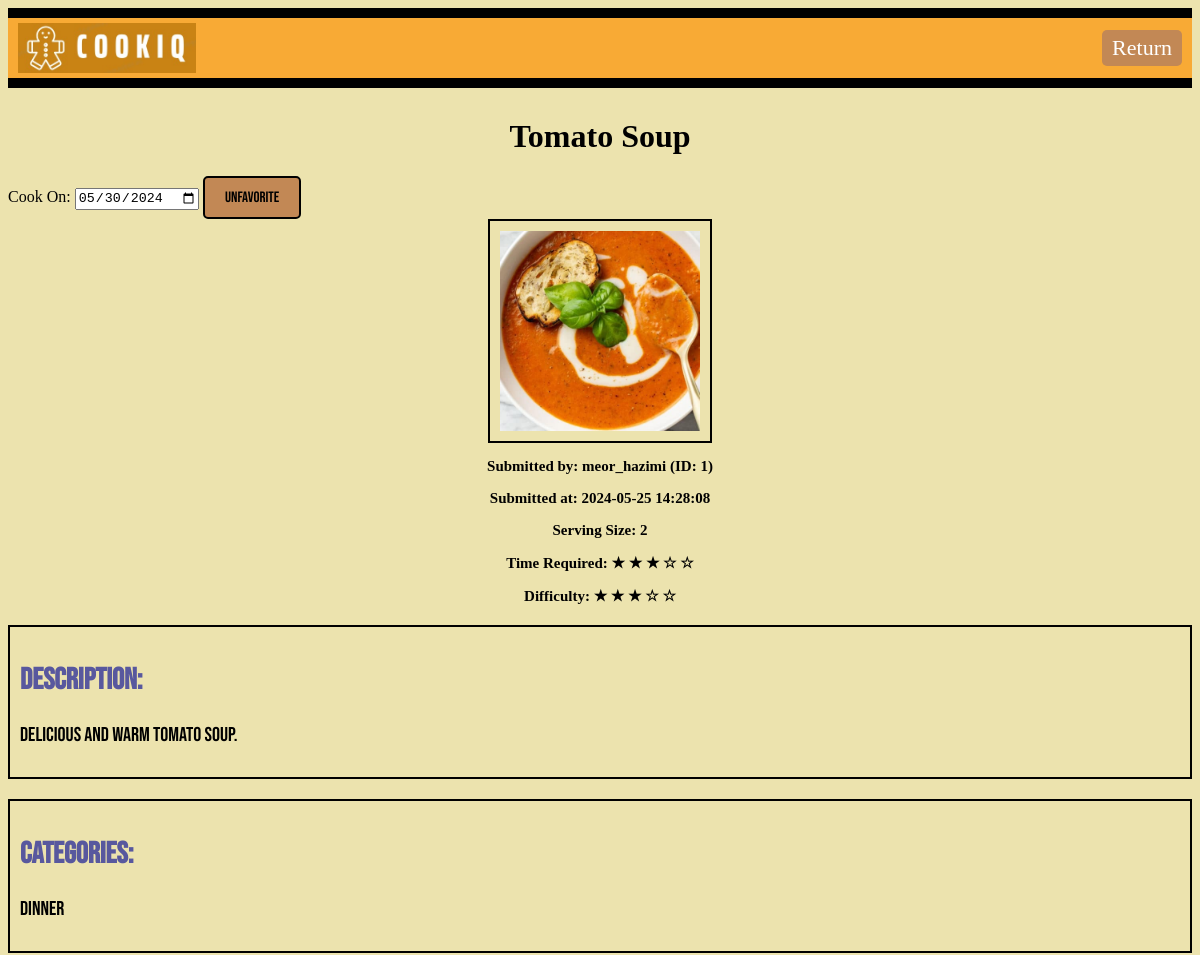
The app's page /user/1/recipe/2 (signed in, upper part), older data.
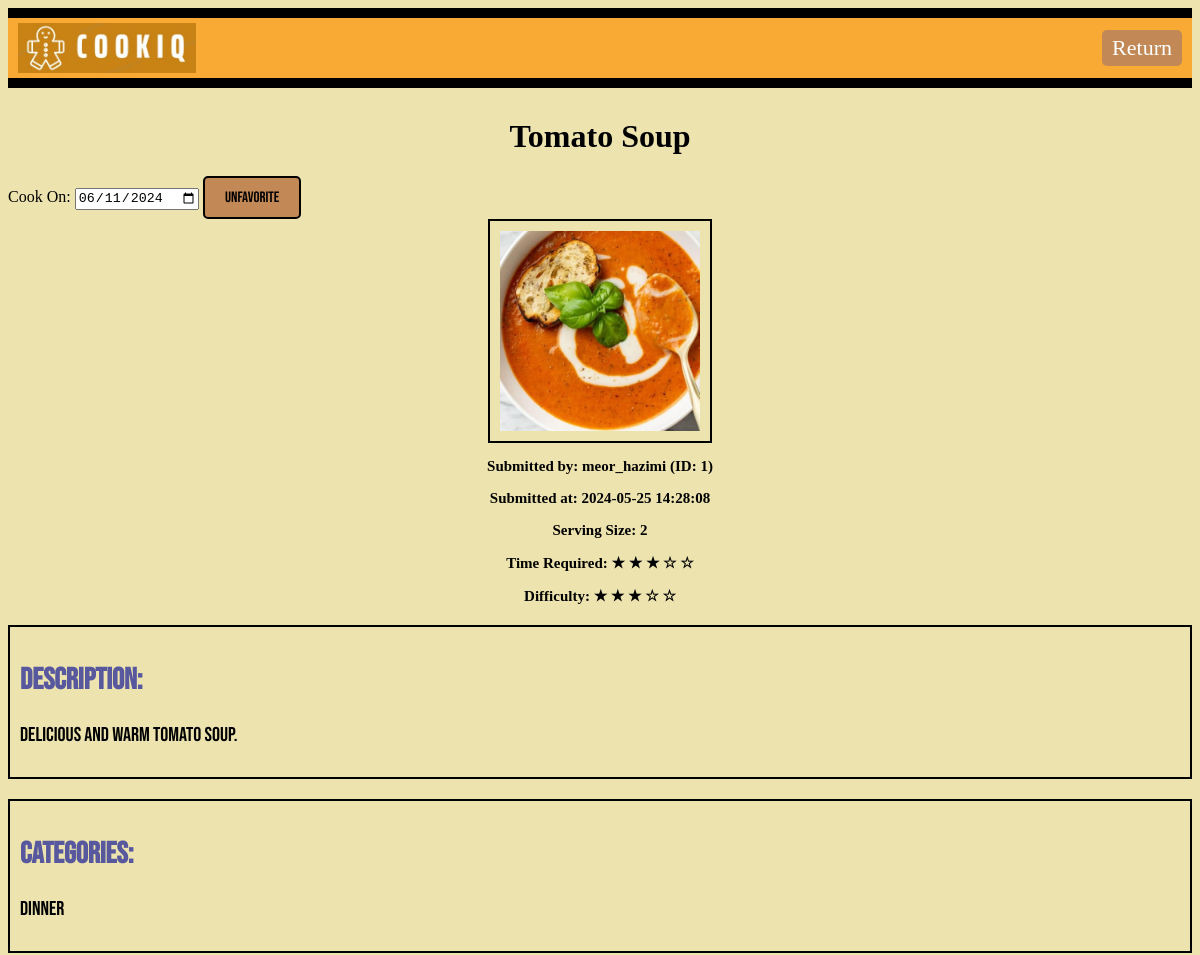
The same page, newer data.
### models.py (models this page shows, shortened)
class FavouriteRecipe(db.Model):
    id = db.Column(db.Integer, primary_key=True)
    user_id = db.Column(db.Integer, db.ForeignKey('user.id', name='fk_favourite_recipe_user'), nullable=False)
    recipe_id = db.Column(db.Integer, db.ForeignKey('recipe.id', name='fk_favourite_recipe'), nullable=False)
    cook_on = db.Column(db.Date)

### main.py (the view)
@app.route("/user/<int:user_id>/recipe/<int:recipe_id>")
def recipe(user_id, recipe_id):
    if "user_id" not in session or session["user_id"] != user_id:
        return redirect(url_for("login"))
    user = User.query.get_or_404(user_id)
    recipe = Recipe.query.get_or_404(recipe_id)
    comments = Comment.query.filter_by(recipe_id=recipe_id).all()
    favourite_recipe = FavouriteRecipe.query.filter_by(user_id=user_id, recipe_id=recipe_id).first()
    favourited_recipe_ids = [fr.recipe_id for fr in FavouriteRecipe.query.filter_by(user_id=user_id).all()]
    source = request.args.get('source', 'browse_recipe')
    return render_template("recipe.html", user=user, recipe=recipe, favourite_recipe=favourite_recipe, favourited_recipe_ids=favourited_recipe_ids, comments=comments, source=source)

### templates/recipe.html (shortened to what this page needs)
<!DOCTYPE html>
<html>
<head>
    <link rel="stylesheet" type="text/css" href="{{ url_for('static', filename='style.css') }}">
</head>
<body class="body">
    <div class="header">
        <img style="height: 50px;" src="{{ url_for('static', filename='Logo_CookiQ.jpeg') }}" alt="Logo_CookiQ">
        {% if source == 'favouritedrecipe' %}
            <a href="{{ url_for('favouritedrecipe', user_id=user.id, recipe_id=recipe.id) }}" class="ReturnButton">Return</a>
        {% elif source == 'browse_recipe' %}
            <a href="{{ url_for('browse_recipes', user_id=user.id, recipe_id=recipe.id) }}" class="ReturnButton">Return</a>
        {% elif source == 'submitted_recipes' %}
            <a href="{{ url_for('submitted_recipes', user_id=user.id, recipe_id=recipe.id) }}" class="ReturnButton">Return</a>
        {% endif %}
    </div>
    {% include '_flashes.html' %}
    <h1 class="indepth-recipe-title">{{ recipe.recipe_name }}</h1>
    <form action="{{ url_for('favorite_recipe', user_id=user.id, recipe_id=recipe.id, source=source) }}" method="POST">
        <label for="cook_on">Cook On:</label>
        <input type="date" id="cook_on" name="cook_on" value="{{ favourite_recipe.cook_on.strftime('%Y-%m-%d') if favourite_recipe and favourite_recipe.cook_on else '' }}">
        <button type="submit" class="submit-button">{{ 'Unfavorite' if recipe.id in favourited_recipe_ids else 'Favorite' }}</button>
    </form>
    <div class="indepth-recipe-photo-container">
        <img src="/static/{{ recipe.image_path }}" class="indepth-recipe-photo" alt="Recipe Photo" style="max-width: 200px;">
        <div  class="submitted-by-date">
            <p>Submitted by: {{ recipe.submitted_by }}</p>
            <p>Submitted at: {{ recipe.submitted_at }}</p>
            <p>Serving Size: {{ recipe.serving_size }}</p>
            <p>Time Required:
                {% for i in range(recipe.time_required) %}
                    &#9733;
                {% endfor %}
                {% for i in range(5 - recipe.time_required) %}
                    &#9734;
                {% endfor %}
            </p>
            <p>Difficulty:
                {% for i in range(recipe.difficulty) %}
                    &#9733;
                {% endfor %}
                {% for i in range(5 - recipe.difficulty) %}
                    &#9734;
                {% endfor %}
            </p>
        </div>
    </div>
    <div class="indepth-recipe-details">
        <h2>Description:</h2>
        <p>{{ recipe.description }}</p>
    </div>
    <div class="indepth-recipe-details">
        <h2>Categories:</h2>
        <p>
            {% for category in recipe.categories %}
                {{ category.name }}{% if not loop.last %}, {% endif %}
            {% endfor %}
        </p>
    </div>
</body>
</html>

Row changes from the older to the newer data that the page shows:
removed FavouriteRecipe: cook_on "05/30/2024"
added FavouriteRecipe: cook_on "06/11/2024"
